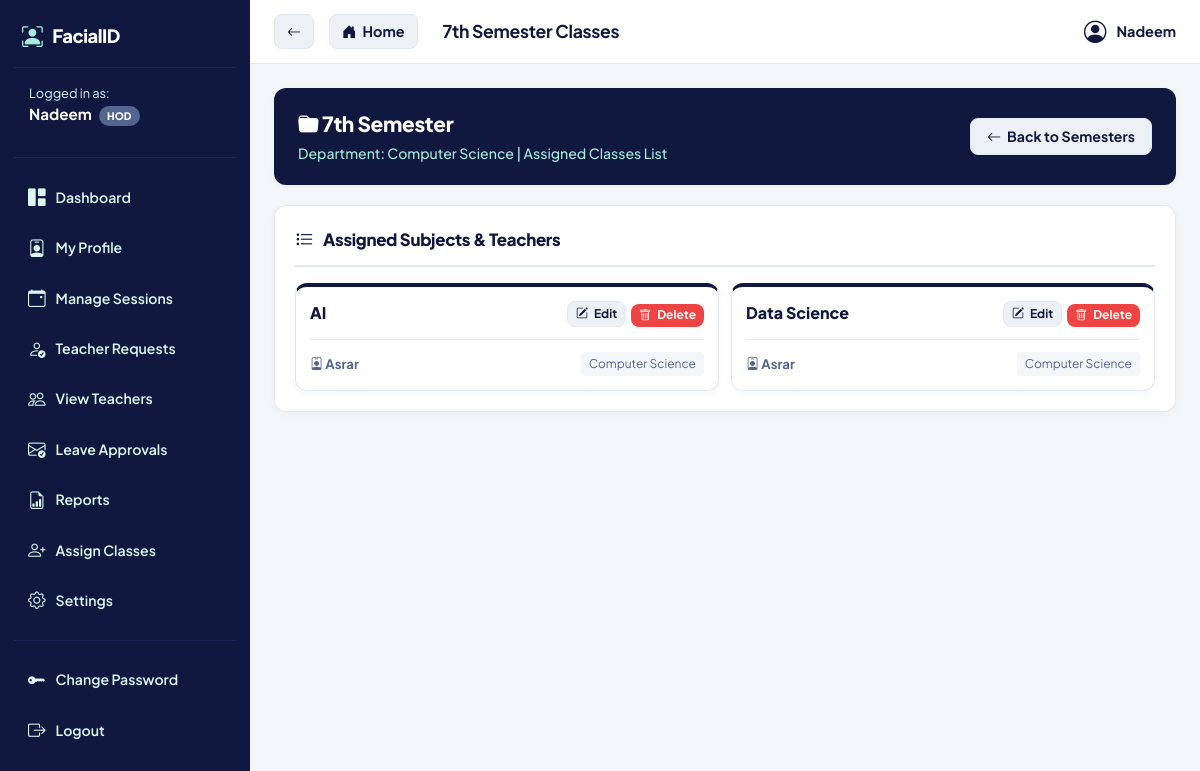
/hod_semester_details/7th (signed in), run on the app's committed database.
### tables this page shows
CREATE TABLE users (
            id INTEGER PRIMARY KEY AUTOINCREMENT, name TEXT NOT NULL, roll_number TEXT UNIQUE NOT NULL,
            role TEXT NOT NULL, department TEXT, semester TEXT, subject TEXT,
            password_hash TEXT NOT NULL, face_image TEXT, approval_status TEXT, is_coordinator INTEGER DEFAULT 0, face_embeddings TEXT);

CREATE TABLE teacher_assignments (
            id INTEGER PRIMARY KEY AUTOINCREMENT, teacher_id INTEGER, department TEXT,
            semester TEXT, subject TEXT, session_name TEXT,
            UNIQUE(teacher_id, department, semester, subject, session_name));

### app.py (the view)
@app.route("/hod_semester_details/<semester>")
def hod_semester_details(semester):
    if session.get('role') not in ['hod', 'coordinator']: return redirect(url_for('entry_portal'))
    conn = get_db()
    try:
        c = conn.cursor()
        c.execute("SELECT department FROM users WHERE id=?", (session['user_id'],))
        hod_dept = c.fetchone()[0]
        active_session = get_semester_session(semester)
        if active_session == "Dates Not Set":
            assignments = []
            flash(f"{semester} semester is currently inactive. Please activate it to see assignments.", "warning")
        else:
            c.execute("""SELECT ta.semester, ta.subject, u.name, u.department, ta.id FROM teacher_assignments ta JOIN users u ON ta.teacher_id = u.id WHERE ta.department = ? AND ta.semester = ? AND ta.session_name = ? ORDER BY ta.subject""", (hod_dept, semester, active_session))
            assignments = c.fetchall()
    finally: conn.close()
    return render_template("hod_semester_details.html", assignments=assignments, semester=semester, hod_dept=hod_dept)

### app.py (called while the page is built)
@app.after_request
def add_security_headers(response):
    response.headers['X-Frame-Options'] = 'SAMEORIGIN'
    response.headers['X-Content-Type-Options'] = 'nosniff'
    response.headers['X-XSS-Protection'] = '1; mode=block'
    return response

def get_db():
    conn = sqlite3.connect(DB_NAME, timeout=20)
    return conn

def get_semester_session(semester):
    conn = get_db()
    try:
        c = conn.cursor()
        c.execute("SELECT start_date, end_date FROM semester_sessions WHERE semester=?", (semester,))
        row = c.fetchone()
        if row and row[0] and row[1]:
            return f"{row[0]} to {row[1]}"
    except Exception:
        pass
    finally:
        conn.close()
    return "Dates Not Set"

### templates/hod_semester_details.html (shortened to what this page needs)
{% extends "base.html" %}
{% block page_title %}{{ semester }} Semester Classes{% endblock %}
{% block content %}
<div class="role-banner flex-between flex-wrap">
    <div>
        <h2><i class="bi bi-folder-fill"></i> {{ semester }} Semester</h2>
        <p>Department: {{ hod_dept }} | Assigned Classes List</p>
    </div>
    <a href="/hod_assign_classes" class="btn btn-light"><i class="bi bi-arrow-left"></i> Back to Semesters</a>
</div>
<div class="card">
    <h3 class="card-header"><i class="bi bi-list-task"></i> Assigned Subjects & Teachers</h3>
    {% if assignments %}
    <div class="grid gap-15" style="grid-template-columns: repeat(auto-fill, minmax(320px, 1fr));">
        {% for a in assignments %}
        <div class="assignment-card">
            <div class="assignment-header">
                <div>{{ a[1] }}</div>
                <div class="flex gap-5">
                    <button type="button" onclick="openEditModal({{ a[4] }}, '{{ a[1] | e }}')" class="btn btn-light" style="padding: 4px 8px; font-size: 0.75rem;" title="Edit Subject">
                        <i class="bi bi-pencil-square"></i> Edit
                    </button>
                    <form action="/delete_assignment/{{ a[4] }}" method="POST" style="margin:0;" onsubmit="return confirm('Are you sure you want to delete this class?');">
                        <button type="submit" class="btn btn-danger" style="padding: 4px 8px; font-size: 0.75rem;" title="Delete">
                            <i class="bi bi-trash"></i> Delete
                        </button>
                    </form>
                </div>
            </div>
            <div class="assignment-footer">
                <span><i class="bi bi-person-badge" style="color: var(--accent);"></i> <strong>{{ a[2] }}</strong></span>
                <span style="font-size: 0.75rem; background: rgba(10,22,51,0.5); padding: 3px 8px; border-radius: 4px;">{{ a[3] }}</span>
            </div>
        </div>
        {% endfor %}
    </div>
    {% else %}
    <div class="text-center p-20" style="background: rgba(10, 22, 51, 0.4); border-radius:8px; border:1px dashed var(--border);">
        <i class="bi bi-inbox" style="font-size:3rem; color:var(--text-secondary);"></i>
        <p class="text-muted mt-10">No classes assigned in this semester yet.</p>
    </div>
    {% endif %}
</div>
{% endblock %}

### templates/base.html (shortened to what this page needs)
<!DOCTYPE html>
<html lang="en">
<head>
    <link rel="stylesheet" href="{{ url_for('static', filename='style.css') }}" />
    <link rel="stylesheet" href="https://cdn.jsdelivr.net/npm/bootstrap-icons@1.11.1/font/bootstrap-icons.css">
</head>
<body>
    <div class="sidebar">
        <a href="/" class="sidebar-brand">
            <i class="bi bi-person-bounding-box"></i> FacialID
        </a>
        <div class="sidebar-menu">
            <div style="padding: 0 15px 15px 15px; color: var(--text-sidebar); font-size: 0.8rem;">
                Logged in as:<br>
                <strong style="color: #FFFFFF; font-size: 0.95rem;">{{ session.get('user_name', 'Guest') }}</strong>
                <span class="badge-warning" style="padding: 2px 8px; border-radius: 10px; font-size: 0.65rem; margin-left: 5px;">{{ session.get('actual_role', session.get('role', '')) | upper }}</span>
            </div>
            <hr>
            {% if session.get('role') == 'hod' %}
                <a href="/hod_portal" class="{% if request.path == '/hod_portal' %}active{% endif %}"><i class="bi bi-grid-1x2-fill"></i> Dashboard</a>
                <a href="/my_profile" class="{% if request.path == '/my_profile' %}active{% endif %}"><i class="bi bi-person-badge"></i> My Profile</a>
                <a href="/hod_sessions" class="{% if request.path == '/hod_sessions' %}active{% endif %}"><i class="bi bi-calendar-event"></i> Manage Sessions</a>
                <a href="/hod_teacher_requests" class="{% if request.path == '/hod_teacher_requests' %}active{% endif %}" style="display:flex; align-items:center; gap:10px;">
                    <i class="bi bi-person-check"></i> Teacher Requests
                </a>
                <a href="/hod_teachers" class="{% if request.path == '/hod_teachers' %}active{% endif %}"><i class="bi bi-people"></i> View Teachers</a>
                <a href="/hod_leaves" class="{% if request.path == '/hod_leaves' %}active{% endif %}"><i class="bi bi-envelope-check"></i> Leave Approvals</a>
                <a href="/hod_report" class="{% if request.path == '/hod_report' %}active{% endif %}"><i class="bi bi-file-earmark-bar-graph"></i> Reports</a>
                <a href="/hod_assign_classes" class="{% if request.path == '/hod_assign_classes' %}active{% endif %}"><i class="bi bi-person-plus"></i> Assign Classes</a>
                <a href="/hod_settings" class="{% if request.path == '/hod_settings' %}active{% endif %}"><i class="bi bi-gear"></i> Settings</a>
            {% endif %}
            <hr>
            <a href="/change_password" class="{% if request.path == '/change_password' %}active{% endif %}"><i class="bi bi-key-fill"></i> Change Password</a>
            <a href="/logout"><i class="bi bi-box-arrow-right"></i> Logout</a>
        </div>
    </div>
    <div class="main-content">
        <div class="topbar">
            <div class="flex-center" style="justify-content: flex-start; gap: 15px;">
                <a href="javascript:history.back()" class="btn btn-light" title="Go Back" style="padding: 8px 12px;">
                    <i class="bi bi-arrow-left"></i>
                </a>
                <a href="/" class="btn btn-light" title="Go to Main Portal" style="padding: 8px 12px; display: inline-flex; align-items: center; gap: 6px; font-size: 0.9rem;">
                    <i class="bi bi-house-door-fill"></i> Home
                </a>
                <h2 style="font-size: 1.1rem; margin: 0; color: var(--text-main); font-weight: 700; margin-left: 10px;">{% block page_title %}Dashboard{% endblock %}</h2>
            </div>
            <div class="flex-center" style="gap: 10px; font-weight: 700; color: var(--text-main); font-size: 0.9rem;">
                {% if current_user_image %}
                    <img src="/student_image/{{ current_user_image }}" style="width: 32px; height: 32px; border-radius: 50%; object-fit: cover; border: 2px solid var(--mint);">
                {% else %}
                    <i class="bi bi-person-circle" style="color: var(--navy); font-size: 1.4rem;"></i>
                {% endif %}
                {{ session.get('user_name', 'Guest') }}
            </div>
        </div>
        <div class="content-wrapper">
            {% block content %}{% endblock %}
        </div>
    </div>
</body>
</html>

### data on the page
users: get "Nadeem", get "HOD", department "Computer Science"
teacher_assignments: subject "AI", name "Asrar", department "Computer Science"
teacher_assignments: subject "Data Science", name "Asrar", department "Computer Science"

### other printed values
{{ semester }} "7th"
